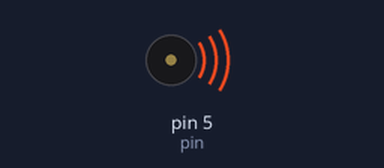
Simulated run of this sketch. Board: Arduino Uno, built with avr-gcc and run on an emulated ATmega328P. On the bench: buzzer (waves = sounding).

Above: at 1.53 s.
Timing chart, 0 to 3.5 s (numbered marks = the images above):
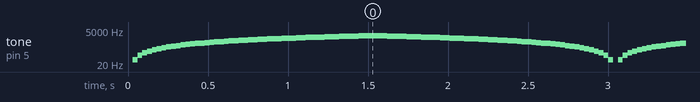

Measured:
- by itself, tone on pin 5 (pin): plays 40 Hz for 0.03 s, 80 Hz for 0.03 s, 120 Hz for 0.03 s, 160 Hz for 0.03 s, 200 Hz for 0.03 s, 240 Hz for 0.03 s … (4245 notes in this stretch)

The sketch:

buzzer.ino
```cpp
int pin = 5;

void setup() {}

void loop() {

  for(int i = 0; i <= 2000; i+=40){
    tone(pin, i);
    delay(30);
  }

  for(int j = 2000; j > 0; j-=40){
    tone(pin, j);
    delay(30);
  }

}
```
